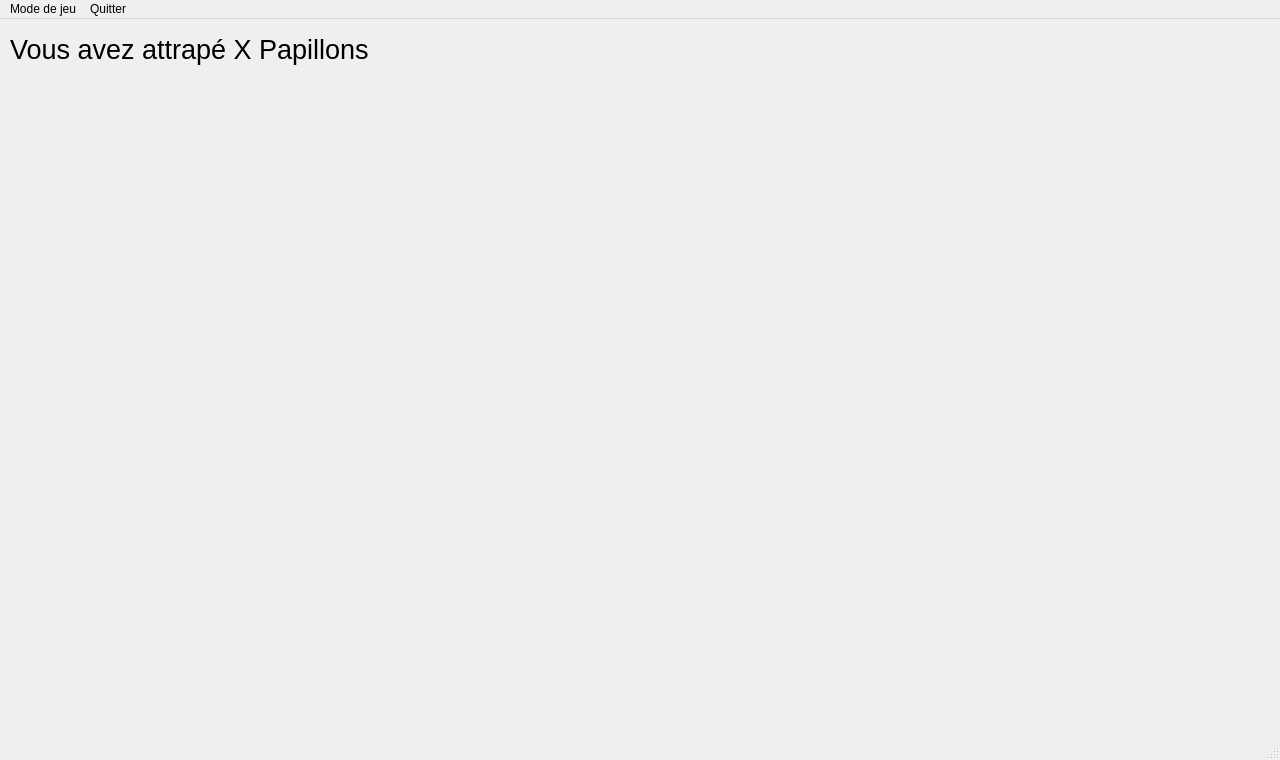
<?xml version="1.0" encoding="UTF-8"?>
<ui version="4.0">
 <class>Jeu</class>
 <widget class="QMainWindow" name="Jeu">
  <property name="geometry">
   <rect>
    <x>0</x>
    <y>0</y>
    <width>1280</width>
    <height>760</height>
   </rect>
  </property>
  <property name="minimumSize">
   <size>
    <width>1280</width>
    <height>760</height>
   </size>
  </property>
  <property name="maximumSize">
   <size>
    <width>1280</width>
    <height>760</height>
   </size>
  </property>
  <property name="windowTitle">
   <string>Jeu</string>
  </property>
  <property name="styleSheet">
   <string notr="true"/>
  </property>
  <widget class="QWidget" name="centralwidget">
   <property name="styleSheet">
    <string notr="true">background: url(&quot;grass.png&quot;) repeat-y;</string>
   </property>
   <widget class="QLabel" name="Textpapillon">
    <property name="geometry">
     <rect>
      <x>10</x>
      <y>10</y>
      <width>451</width>
      <height>41</height>
     </rect>
    </property>
    <property name="font">
     <font>
      <pointsize>20</pointsize>
     </font>
    </property>
    <property name="text">
     <string>Vous avez attrapé X Papillons</string>
    </property>
   </widget>
  </widget>
  <widget class="QMenuBar" name="menubar">
   <property name="geometry">
    <rect>
     <x>0</x>
     <y>0</y>
     <width>1280</width>
     <height>26</height>
    </rect>
   </property>
   <widget class="QMenu" name="menuMode_de_jeu">
    <property name="title">
     <string>Mode de jeu</string>
    </property>
    <widget class="QMenu" name="menuMode_multyplicateur">
     <property name="title">
      <string>Mode multyplicateur</string>
     </property>
     <addaction name="actionx1"/>
     <addaction name="actionx2"/>
     <addaction name="actionx3"/>
    </widget>
    <addaction name="actionMode_rapide"/>
    <addaction name="menuMode_multyplicateur"/>
    <addaction name="actionMode_Contre_la_montre"/>
   </widget>
   <widget class="QMenu" name="menuQuitter">
    <property name="title">
     <string>Quitter</string>
    </property>
    <addaction name="actionVraiment_quitter"/>
   </widget>
   <addaction name="menuMode_de_jeu"/>
   <addaction name="menuQuitter"/>
  </widget>
  <widget class="QStatusBar" name="statusbar"/>
  <action name="actionVraiment_quitter">
   <property name="text">
    <string>Vraiment quitter</string>
   </property>
  </action>
  <action name="actionMode_rapide">
   <property name="text">
    <string>Mode rapide</string>
   </property>
  </action>
  <action name="actionx1">
   <property name="text">
    <string>x1</string>
   </property>
  </action>
  <action name="actionx2">
   <property name="text">
    <string>x2</string>
   </property>
  </action>
  <action name="actionx3">
   <property name="text">
    <string>x3</string>
   </property>
  </action>
  <action name="actionMode_Contre_la_montre">
   <property name="text">
    <string>Mode Contre-la-montre</string>
   </property>
  </action>
 </widget>
 <resources/>
 <connections>
  <connection>
   <sender>actionVraiment_quitter</sender>
   <signal>triggered()</signal>
   <receiver>Jeu</receiver>
   <slot>close()</slot>
   <hints>
    <hint type="sourcelabel">
     <x>-1</x>
     <y>-1</y>
    </hint>
    <hint type="destinationlabel">
     <x>639</x>
     <y>379</y>
    </hint>
   </hints>
  </connection>
  <connection>
   <sender>actionMode_rapide</sender>
   <signal>triggered()</signal>
   <receiver>Jeu</receiver>
   <slot>ModeRapide()</slot>
   <hints>
    <hint type="sourcelabel">
     <x>-1</x>
     <y>-1</y>
    </hint>
    <hint type="destinationlabel">
     <x>639</x>
     <y>379</y>
    </hint>
   </hints>
  </connection>
  <connection>
   <sender>actionx1</sender>
   <signal>triggered()</signal>
   <receiver>Jeu</receiver>
   <slot>Multiplicateurx1()</slot>
   <hints>
    <hint type="sourcelabel">
     <x>-1</x>
     <y>-1</y>
    </hint>
    <hint type="destinationlabel">
     <x>639</x>
     <y>379</y>
    </hint>
   </hints>
  </connection>
  <connection>
   <sender>actionx2</sender>
   <signal>triggered()</signal>
   <receiver>Jeu</receiver>
   <slot>Multiplicateurx2()</slot>
   <hints>
    <hint type="sourcelabel">
     <x>-1</x>
     <y>-1</y>
    </hint>
    <hint type="destinationlabel">
     <x>639</x>
     <y>379</y>
    </hint>
   </hints>
  </connection>
  <connection>
   <sender>actionx3</sender>
   <signal>triggered()</signal>
   <receiver>Jeu</receiver>
   <slot>Multiplicateurx3()</slot>
   <hints>
    <hint type="sourcelabel">
     <x>-1</x>
     <y>-1</y>
    </hint>
    <hint type="destinationlabel">
     <x>639</x>
     <y>379</y>
    </hint>
   </hints>
  </connection>
  <connection>
   <sender>actionMode_Contre_la_montre</sender>
   <signal>triggered()</signal>
   <receiver>Jeu</receiver>
   <slot>TTini()</slot>
   <hints>
    <hint type="sourcelabel">
     <x>-1</x>
     <y>-1</y>
    </hint>
    <hint type="destinationlabel">
     <x>639</x>
     <y>379</y>
    </hint>
   </hints>
  </connection>
 </connections>
 <slots>
  <slot>ModeRapide()</slot>
  <slot>Multiplicateurx1()</slot>
  <slot>Multiplicateurx2()</slot>
  <slot>Multiplicateurx3()</slot>
  <slot>TTini()</slot>
 </slots>
</ui>
